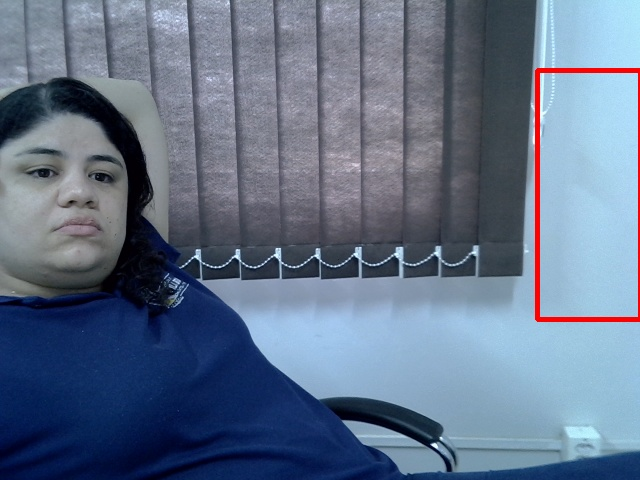
#> input picture 2º_Semestre/Progamação_de_Computadores_II/PROJETO PROG II/invasores/invasao_2025-12-02_15-16-59.jpg, 640 x 480 px, given in place of the camera
$ python webcam.py
#> lines starting #> are read from the running program, lines starting #| are printed output that depends on the picture; after the words box and inside, x2 and y2 are one past the last pixel; in counts of white or black regions, pixels touching at a corner belong together
import cv2
import datetime
import os
import time

# --- CONFIGURAÇÕES ---
WEBCAM_ID = 0
AREA_MINIMA_MOVIMENTO = 1500 # Aumentei um pouco para evitar falsos positivos
PASTA_FOTOS = "invasores"

def iniciar_sentinela():
    # Cria a pasta para salvar as fotos se ela não existir
    if not os.path.exists(PASTA_FOTOS):
        os.makedirs(PASTA_FOTOS)

    video = cv2.VideoCapture(WEBCAM_ID)

    print("Ajustando câmera... aguarde 2 segundos.")
    time.sleep(2) # Pausa técnica para a câmera focar

    # Leitura do Frame Base (Cenário Vazio)
    check, frame_inicial = video.read()
#> frame_inicial is the input picture: shape (480, 640, 3); mean B, G, R 136.9, 113.7, 98.4
    if not check:
        print("Erro ao acessar a câmera!")
        return

    # Tratamento do frame base
    frame_base_cinza = cv2.cvtColor(frame_inicial, cv2.COLOR_BGR2GRAY)
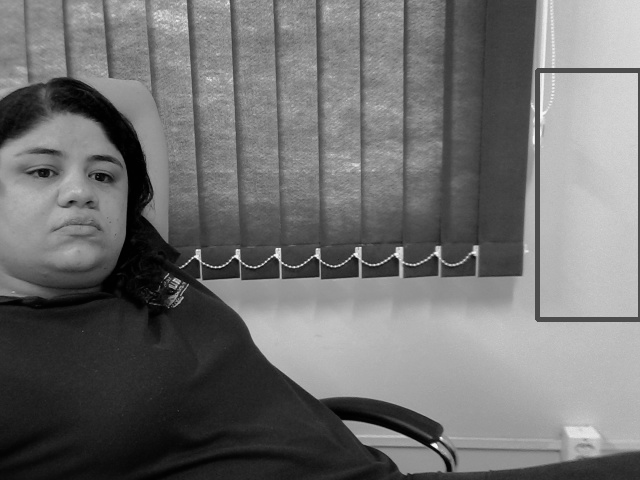
#> frame_base_cinza: shape (480, 640); min 0, max 248, mean 111.8
    frame_base_cinza = cv2.GaussianBlur(frame_base_cinza, (21, 21), 0)
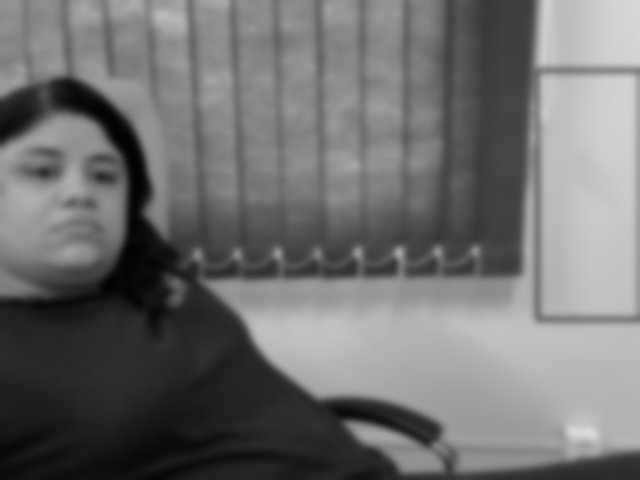
#> frame_base_cinza: shape (480, 640); min 1, max 218, mean 111.8

    print(f"SENTINELA ATIVO. Monitorando... (As fotos serão salvas na pasta '{PASTA_FOTOS}')")

    # Variável para controlar o "spam" de fotos (para não tirar 50 fotos iguais em 1 seg)
    ultimo_registro = 0

    while True:
        check, frame_atual = video.read()
        if not check: break

        # Mensagem padrão
        status_texto = "Monitorando..."
        cor_texto = (0, 255, 0) # Verde

        # Processamento
        frame_cinza = cv2.cvtColor(frame_atual, cv2.COLOR_BGR2GRAY)
        frame_cinza = cv2.GaussianBlur(frame_cinza, (21, 21), 0)

        diferenca = cv2.absdiff(frame_base_cinza, frame_cinza)
#> diferenca: shape (480, 640); every value is 0
        _, frame_limiar = cv2.threshold(diferenca, 30, 255, cv2.THRESH_BINARY)
        frame_limiar = cv2.dilate(frame_limiar, None, iterations=2)

        contornos, _ = cv2.findContours(frame_limiar.copy(), cv2.RETR_EXTERNAL, cv2.CHAIN_APPROX_SIMPLE)
#> contornos = []

        movimento_detectado = False

        for contorno in contornos:
            if cv2.contourArea(contorno) < AREA_MINIMA_MOVIMENTO:
                continue

            movimento_detectado = True
            (x, y, w, h) = cv2.boundingRect(contorno)
            # Desenha o retângulo no invasor
            cv2.rectangle(frame_atual, (x, y), (x + w, y + h), (0, 0, 255), 3)
#> this loop made 0 passes

        if movimento_detectado:
            status_texto = "ALERTA: INVASOR!"
            cor_texto = (0, 0, 255) # Vermelho

            # Lógica para salvar a foto (Cooldown de 1 segundo entre fotos)
            tempo_agora = time.time()
            if tempo_agora - ultimo_registro > 1.0:
                timestamp = datetime.datetime.now().strftime("%Y-%m-%d_%H-%M-%S")
                nome_arquivo = f"{PASTA_FOTOS}/invasao_{timestamp}.jpg"

                # Salva a imagem original (sem os retângulos, para prova limpa) ou com retângulos
                cv2.imwrite(nome_arquivo, frame_atual)
                print(f"Foto salva: {nome_arquivo}")
                ultimo_registro = time.time()

        # Interface
        cv2.putText(frame_atual, status_texto, (10, 30), cv2.FONT_HERSHEY_SIMPLEX, 0.8, cor_texto, 2)
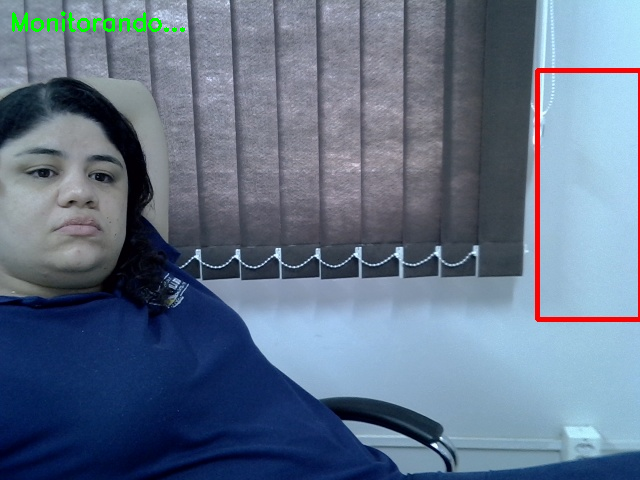
#> frame_atual: shape (480, 640, 3); 0.38% of pixels changed, all inside (x1, y1, x2, y2) = (12, 11, 185, 32)

        cv2.imshow("Sentinela - Sistema de Seguranca", frame_atual)

        # Tecla Q para sair e R para recalibrar o fundo
        key = cv2.waitKey(1)
#> (key q is pressed here)
        if key == ord('q'):
            break
        elif key == ord('r'):
            # Recalibrar o fundo (caso a luz mude)
            frame_base_cinza = frame_cinza
            print("Cenário de referência atualizado!")

    video.release()
    cv2.destroyAllWindows()

if __name__ == "__main__":
    iniciar_sentinela()
